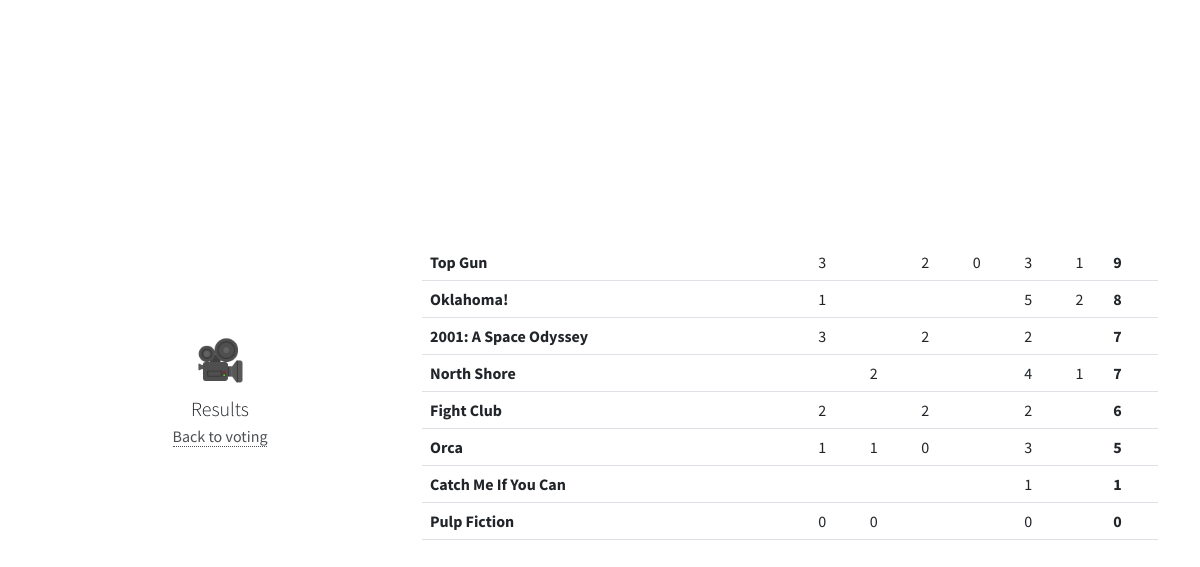
The app's page /results with its own data.
### polls/models.py (models this page shows, shortened)
class Film(models.Model):
    name = models.CharField(max_length=200)
    nights = models.ManyToManyField(Night)

class Vote(models.Model):
    voter = models.ForeignKey(Voter, on_delete=models.CASCADE)
    film = models.ForeignKey(Film, on_delete=models.CASCADE)
    score = models.IntegerField()

class Voter(models.Model):
    name = models.CharField(max_length=200)
    film_night = models.ForeignKey(Night, on_delete=models.CASCADE)

### polls/views.py (the view)
# urls.py: path("results", views.results, name="results")
def results(request):
    current_night = Night.objects.filter(state='voting').first()
    films = Film.objects.filter(nights=current_night)
    voters = Voter.objects.filter(film_night=current_night)
    votes = Vote.objects.filter(voter__film_night=current_night)
    for film in films:
        film_votes = votes.filter(film=film)
        film.total = sum(vote.score for vote in film_votes)
    films = sorted(films, key=lambda x: x.total, reverse=True)
    context = {
        'films': films,
        'voters': voters,
        'votes': votes
    }
    return render(request, 'polls/results.html', context)

### polls/templates/polls/results.html (shortened to what this page needs)
{% load static %}
<html>
<head>
  <link href="https://cdn.jsdelivr.net/npm/bootstrap@5.3.0-alpha1/dist/css/bootstrap.min.css"
        rel="stylesheet"
>
  <link rel="stylesheet" href="{% static 'polls/main.css' %}">
</head>
<body>
<div class="container h-100">
  <div class="row justify-content-center h-100">
    <div class="col-12 col-md-4 align-self-center">
      <h1 class="text-center">🎥</h1>
      <p class="text-center lead mb-0">Results</p>
      <p class="text-center"><a href="/">Back to voting</a></p>
    </div>
    <div class="col-12 col-md-8 align-self-center">
        <table class="table table-hover">
          <tbody>
          {% for film in films %}
          <tr>
            <th>{{ film.name }}</th>
            {% for voter in voters %}
            <td class="align-middle text-center">
              {% for vote in votes %}
                {% if vote.voter.id == voter.id and vote.film.id == film.id %}
                  {{ vote.score }}
                {% endif %}
              {% endfor %}
            </td>
            {% endfor %}
            <th>{{ film.total }}</th>
          </tr>
          {% endfor %}
          </tbody>
        </table>
    </div>
  </div>
</div>
</body>
</html>

### polls/static/polls/main.css (style rules this page uses)
body { font-family: "Source Sans Pro", Helvetica, sans-serif; }
h1 { font-weight: 300; letter-spacing: -0.025em; margin: 0 0 0.25em 0; }
a, a:visited { border-bottom: dotted 1px; color: inherit; opacity: 0.8; text-decoration: none; }

### records on screen
Film: name "Top Gun", total "9"
Vote: score "3"
Vote: score "2"
Vote: score "0"
Vote: score "3"
Vote: score "1"
Film: name "Oklahoma!", total "8"
Vote: score "1"
Vote: score "5"
Vote: score "2"
Film: name "2001: A Space Odyssey", total "7"
Vote: score "3"
Vote: score "2"
Vote: score "2"
Film: name "North Shore", total "7"
Vote: score "2"
Vote: score "4"
Vote: score "1"
Film: name "Fight Club", total "6"
Vote: score "2"
Vote: score "2"
Vote: score "2"
Film: name "Orca", total "5"
Vote: score "1"
Vote: score "1"
Vote: score "0"
Vote: score "3"
Film: name "Catch Me If You Can", total "1"
Vote: score "1"
Film: name "Pulp Fiction", total "0"
Vote: score "0"
Vote: score "0"
Vote: score "0"
